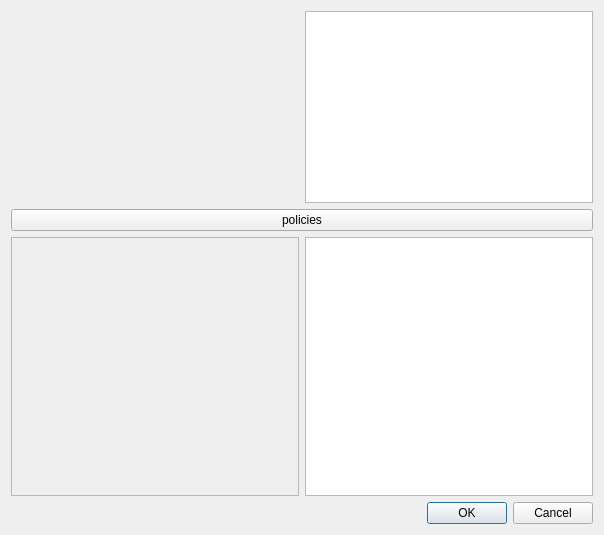
<?xml version="1.0" encoding="UTF-8"?>
<ui version="4.0">
 <class>dialog</class>
 <widget class="QDialog" name="dialog">
  <property name="geometry">
   <rect>
    <x>0</x>
    <y>0</y>
    <width>604</width>
    <height>535</height>
   </rect>
  </property>
  <property name="windowTitle">
   <string>Dialog</string>
  </property>
  <layout class="QVBoxLayout" name="verticalLayout">
   <item>
    <layout class="QHBoxLayout" name="horizontalLayout_2">
     <item>
      <widget class="QWidget" name="widget" native="true"/>
     </item>
     <item>
      <widget class="QTextEdit" name="textEdit1">
       <property name="sizePolicy">
        <sizepolicy hsizetype="Preferred" vsizetype="Preferred">
         <horstretch>0</horstretch>
         <verstretch>0</verstretch>
        </sizepolicy>
       </property>
      </widget>
     </item>
    </layout>
   </item>
   <item>
    <widget class="QPushButton" name="unfold">
     <property name="text">
      <string>policies</string>
     </property>
    </widget>
   </item>
   <item>
    <layout class="QHBoxLayout" name="horizontalLayout">
     <item>
      <widget class="QScrollArea" name="scrollArea">
       <property name="widgetResizable">
        <bool>true</bool>
       </property>
       <widget class="QWidget" name="scrollAreaWidgetContents">
        <property name="geometry">
         <rect>
          <x>0</x>
          <y>0</y>
          <width>291</width>
          <height>277</height>
         </rect>
        </property>
       </widget>
      </widget>
     </item>
     <item>
      <widget class="QListWidget" name="listWidget"/>
     </item>
    </layout>
   </item>
   <item>
    <widget class="QDialogButtonBox" name="buttonBox">
     <property name="orientation">
      <enum>Qt::Horizontal</enum>
     </property>
     <property name="standardButtons">
      <set>QDialogButtonBox::Cancel|QDialogButtonBox::Ok</set>
     </property>
    </widget>
   </item>
  </layout>
 </widget>
 <resources/>
 <connections>
  <connection>
   <sender>buttonBox</sender>
   <signal>accepted()</signal>
   <receiver>dialog</receiver>
   <slot>accept()</slot>
   <hints>
    <hint type="sourcelabel">
     <x>254</x>
     <y>403</y>
    </hint>
    <hint type="destinationlabel">
     <x>157</x>
     <y>274</y>
    </hint>
   </hints>
  </connection>
  <connection>
   <sender>buttonBox</sender>
   <signal>rejected()</signal>
   <receiver>dialog</receiver>
   <slot>reject()</slot>
   <hints>
    <hint type="sourcelabel">
     <x>322</x>
     <y>403</y>
    </hint>
    <hint type="destinationlabel">
     <x>286</x>
     <y>274</y>
    </hint>
   </hints>
  </connection>
 </connections>
</ui>
